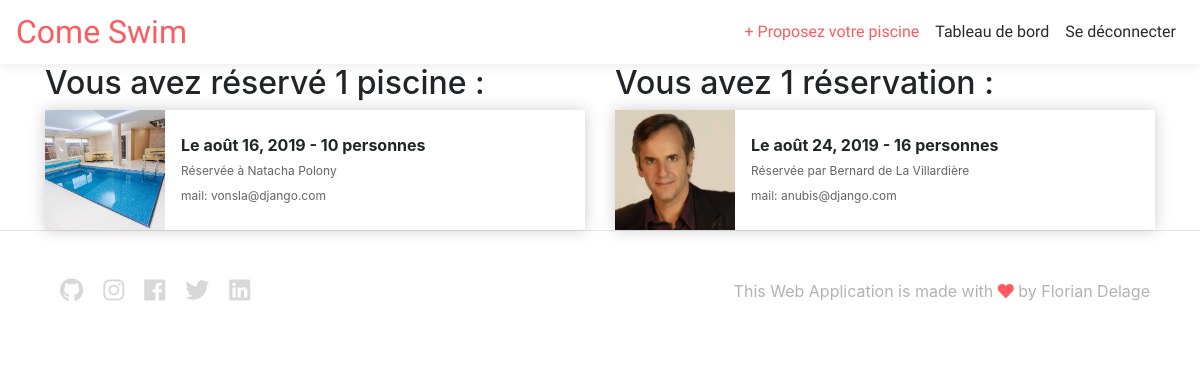
/pools/dashboard/ (signed in), run on the app's committed database.
### rent/models.py (models this page shows, shortened)
class Booking(models.Model):
    user = models.ForeignKey(User, on_delete=models.CASCADE, default='')
    pool = models.ForeignKey('Pool', on_delete=models.CASCADE)
    participants = models.PositiveIntegerField(default=0)
    date = models.DateField()
    state = models.CharField(max_length=100)

class Pool(models.Model):
    user = models.ForeignKey(User, on_delete=models.CASCADE, default='')
    title = models.CharField(max_length=100)
    description = models.TextField(max_length=1000)
    address = models.CharField(max_length=300)
    capacity = models.PositiveIntegerField()
    availability = models.BooleanField(default=True)
    image = models.FileField(upload_to='pool_images', blank=True)
    price = models.PositiveIntegerField()
    length = models.FloatField()
    width = models.FloatField()
    heated = models.BooleanField(default=False)
    OUTDOOR = 'OUTDOOR'
    INDOOR = 'INDOOR'
    COVERED = 'COVERED'
    POOL_TYPE_CHOICES = [
        (OUTDOOR, 'Outdoor'),
        (INDOOR, 'Indoor'),
        (COVERED, 'Covered'),
    ]
    type = models.CharField(max_length=100, choices=POOL_TYPE_CHOICES, default=OUTDOOR)

class Profile(models.Model):
    user = models.OneToOneField(User, on_delete=models.CASCADE)
    image = models.FileField(upload_to='profile_images', blank=True)

### rent/views.py (the view)
# urls.py: path('dashboard/', views.dashboard, name='dashboard'),
@login_required
def dashboard(request):
    user = request.user
    user_bookings = user.booking_set.all()  # liste des réservations de piscines tierces par user connecté
    user_pools = user.pool_set.all()  # piscines du user connecté
    if not user_pools:
        context = {'user': user, 'user_bookings': user_bookings, 'user_pools': user_pools,}
    elif user_pools:
        user_pool = user.pool_set.all()[0]  # piscine du user connecté
        pool_bookings = user_pool.booking_set.all()  # liste des réservations concernant la piscine du user connecté
        context = {'user': user, 'user_bookings': user_bookings, 'user_pools': user_pools,
                   'user_pool': user_pool, 'pool_bookings': pool_bookings,}
    return render(request, 'rent/dashboard.html', context)

### rent/templates/rent/dashboard.html (shortened to what this page needs)
{% extends 'base.html' %}
{% load static %}
{% load bootstrap4 %}
{% block content %}
<div class="container">
    <div class="row">
        <div class="col-6">
            {% if not user_bookings %}
                <h2>Vous n'avez pas réservé de piscine</h2>
            {% else %}
                <h2>Vous avez réservé {{ pool_bookings|length }} piscine{{ pool_bookings|pluralize }} :</h2>
                {% for booking in user_bookings %}
                    <div class="card-pool-booking-dashboard">
                        <img src={{ booking.pool.image.url }} alt="photo de piscine">
                        <div class="card-product-infos">
                            <h3>Le {{ booking.date }} - {{ booking.participants }} personnes</h3>
                            <p>Réservée à {{ booking.pool.user.first_name }} {{ booking.pool.user.last_name }}</p>
                            <p>mail: {{ booking.pool.user.email }}</p>
                        </div>
                    </div>
                {% endfor %}
            {% endif %}
        </div>
        <div class="col-6">
        {% if not user_pools %}
            <h2>Vous n'avez pas enregistré de piscine</h2>
            <p>Si vous êtes propriétaire d'une piscine, mettez la en ligne dès maintenant et gagnez de l'argent !</p>
            <a href="{% url 'pool-creation' %}" class="pool-create-link"> Proposez votre piscine > </a>
        {% else %}
              {% if not pool_bookings %}
                <h2>Vous n'avez pas de réservation</h2>
              {% else %}
                  <h2>Vous avez {{ pool_bookings|length }} réservation{{ pool_bookings|pluralize }} :</h2>
                  {% for booking in pool_bookings %}
                      <div class="card-pool-booking-dashboard">
                        <img src="{{ booking.user.profile.image.url }}" alt="photo de profil">
                        <div class="card-product-infos">
                          <h3>Le {{ booking.date }} - {{ booking.participants }} personnes</h3>
                          <p>Réservée par {{ booking.user.first_name }} {{ booking.user.last_name }}</p>
                          <p>mail: {{ booking.user.email }}</p>
                        </div>
                      </div>
                  {% endfor %}
              {% endif %}
        {% endif %}
        </div>
    </div>
</div>
{% endblock content %}

### static/css/main.css (style rules this page uses)
.card-pool-booking-dashboard { overflow: hidden; height: 120px; background: white; box-shadow: 0 0 15px rgba(0,0,0,0.2); display: flex; align-items: center; }
.card-pool-booking-dashboard img { height: 100%; width: 120px; object-fit: cover; }
.card-pool-booking-dashboard h3 { font-size: 16px; font-weight: bold; margin: 0; }
.card-pool-booking-dashboard p { font-size: 12px; line-height: 1.4; opacity: 0.7; margin-bottom: 0; margin-top: 8px; }
.card-pool-booking-dashboard .card-product-infos { padding: 16px; }

### data on the page
Booking: pool.image (picture), date "août 16, 2019", participants "10", pool.user.first_name "Natacha", pool.user.last_name "Polony", pool.user.email "vonsla@django.com"
Booking: user.profile.image (picture), date "août 24, 2019", participants "16", user.first_name "Bernard", user.last_name "de La Villardière", user.email "anubis@django.com"

### other printed values
{{ pool_bookings|length }} "1"
